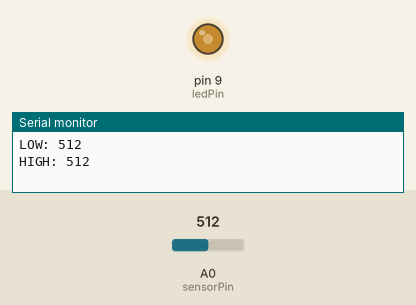
Recording of a sketch running on a simulated Arduino Uno, built with avr-gcc and run on an emulated ATmega328P. Shown: output pins drawn as LEDs (lit = HIGH), the last lines printed to the serial monitor. The test bench sets the inputs (shaded band); at power-on: A0 (sensorPin) = 512.

Above: at 1.2 s.
1.3 s: A0 (sensorPin) set to 716
At 2.0 s:
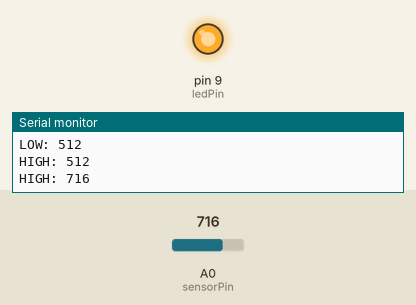
2.8 s: A0 (sensorPin) set to 511
At 3.2 s:
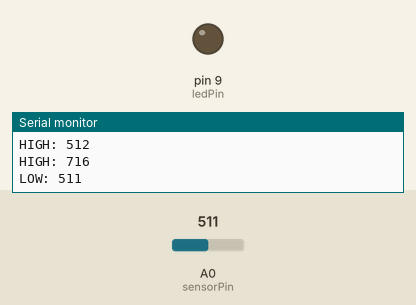
4.3 s: A0 (sensorPin) set to 531
5.8 s: A0 (sensorPin) set to 558
At 6.6 s:
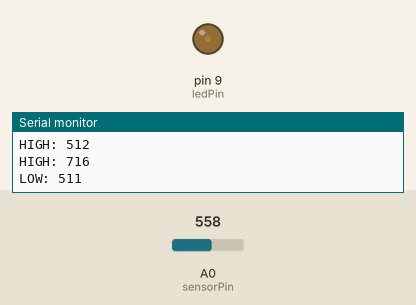
7.3 s: A0 (sensorPin) set to 306
At 7.8 s:
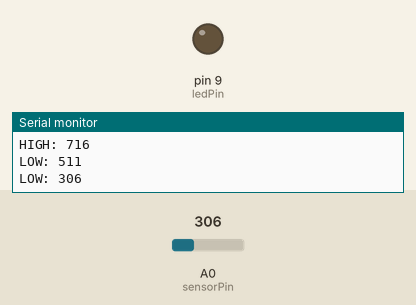
Timing chart, 0 to 9.8 s (numbered marks = the images above; inputs shaded):
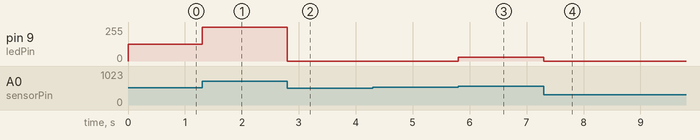

Measured:
- after the input at 1.3 s, pin 9 (ledPin): 127/255 → 255/255 at once
- after the input at 2.8 s, pin 9 (ledPin): 255/255 → 0/255 at once
- after the input at 4.3 s, every drawn part: stays the same
- after the input at 5.8 s, pin 9 (ledPin): 0/255 → 29/255 at once
- after the input at 7.3 s, pin 9 (ledPin): 29/255 → 0/255 at once

The sketch:

06_photocell.ino
```cpp
// PHOTOCELL (PHOTO RESISTOR)

const int sensorPin = 0;
const int ledPin = 9;

// global variables for light level
int lightLevel;
int high = 0;
int low = 1023;

void setup() {
  pinMode(ledPin, OUTPUT);
  Serial.begin(9600);

}

void loop() {
  lightLevel = analogRead(sensorPin);  // 0 Volts = 0, 5 Volts = 1023

  //manualTune();  // manually change the range from light to dark
  autoTune();

  analogWrite(ledPin, lightLevel);

}

void manualTune()
{
  // analogRead gets values from 0 - 1023
  // analogWrite can write values from 0 - 255
  lightLevel = map(lightLevel, 0, 1023, 0, 255);
  // constrain value from 0-255 in case we get something out of range
  lightLevel = constrain(lightLevel, 0, 255);
}


void autoTune()
{
  if (lightLevel < low)
  {
    low = lightLevel;
    Serial.print("LOW: ");
    Serial.println(low);
  }

  if (lightLevel > high)
  {
    high = lightLevel;
    Serial.print("HIGH: ");
    Serial.println(high);
  }

  lightLevel = map(lightLevel, low + 30, high - 30, 0, 255);
  lightLevel = constrain(lightLevel, 0, 255);


}
```
